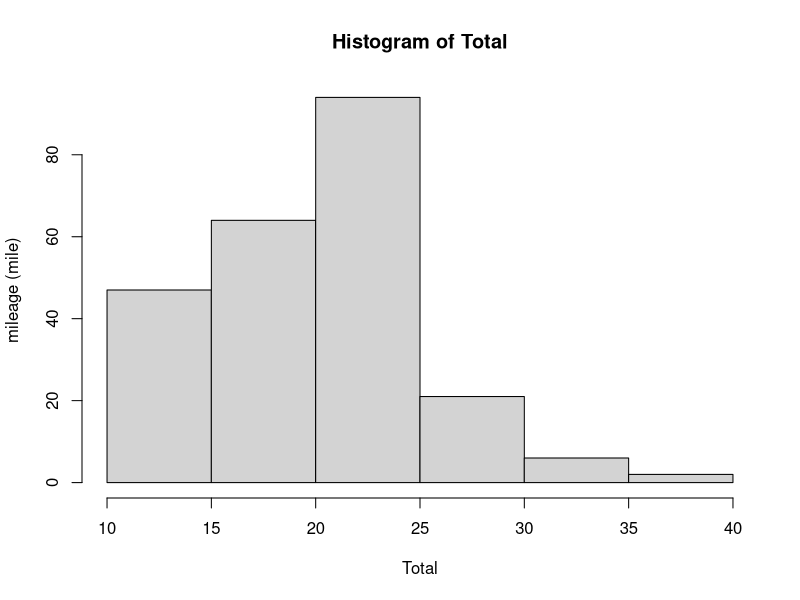
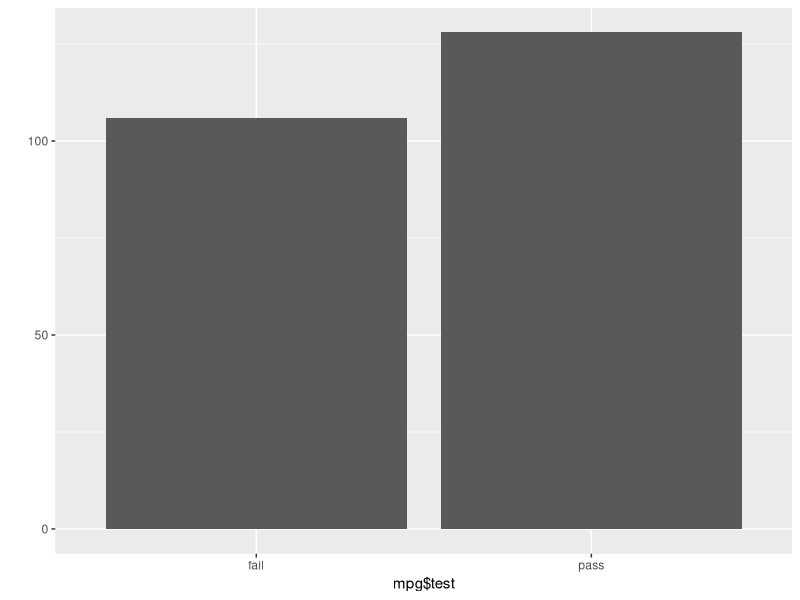
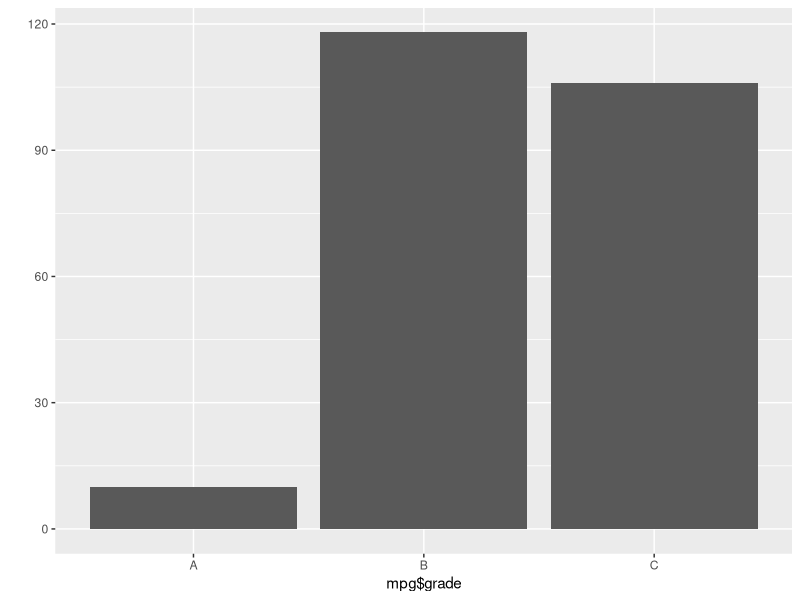
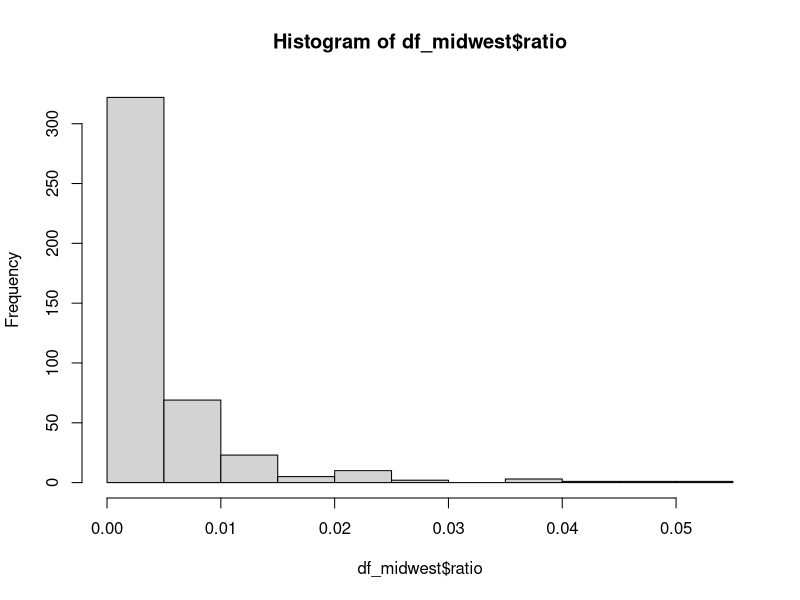
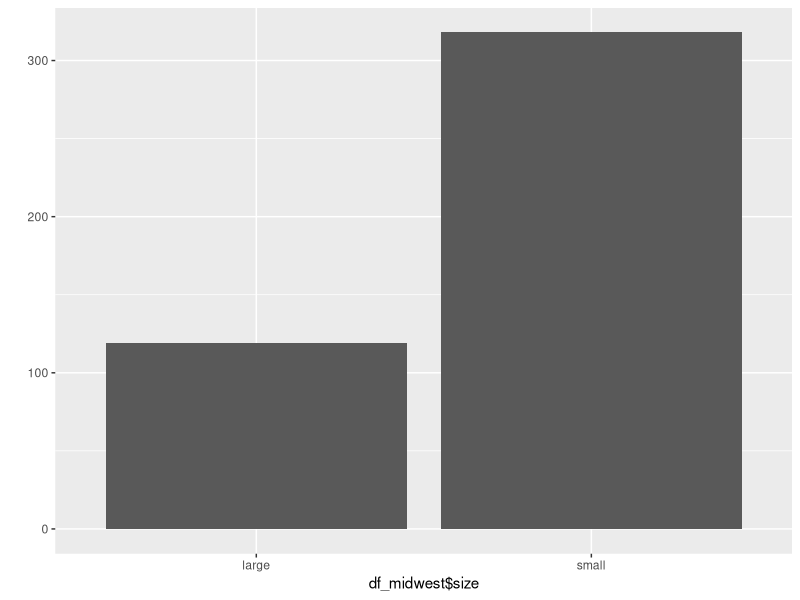

These figures' R source, in order:
#05-3 파생변수 만들기
rm(list = ls())
library(dplyr)
library(ggplot2)

df <- data.frame(var1 = c(90,80,60,70),
                 var2 = c(50,60,100,20))

df$sum <- df$var1 + df$var2
df$mean <- (df$var1 + df$var2)/2

head(mpg)
mpg$total <- (mpg$cty + mpg$hwy)/2

summary(mpg$total)
mean(mpg$total)
hist(mpg$total, main="Histogram of Total", xlab="Total", ylab="mileage (mile)")
?hist

# 조건문

ifelse(mpg$total>=20,"pass","fail")
mpg$test <- ifelse(mpg$total>=20,"pass","fail")
mpg
table(mpg$test)
qplot(mpg$test)

# 중첩조건문
mpg$grade <- ifelse(mpg$total>=30,"A",
                   ifelse(mpg$total>=20,"B","C"))
table(mpg$grade)
qplot(mpg$grade)

# test
# 문제1
df_midwest <- as.data.frame(midwest)
# 문제2
df_midwest <- rename(df_midwest, total=poptotal)
df_midwest <- rename(df_midwest, asian=popasian)
# 문제3
df_midwest$ratio <- df_midwest$asian/df_midwest$total
hist(df_midwest$ratio)
# 문제4
summary(df_midwest$ratio)
df_midwest$size <- ifelse(df_midwest$ratio >= 0.004872,"large","small")
# 문제5
table(df_midwest$size)
qplot(df_midwest$size)
